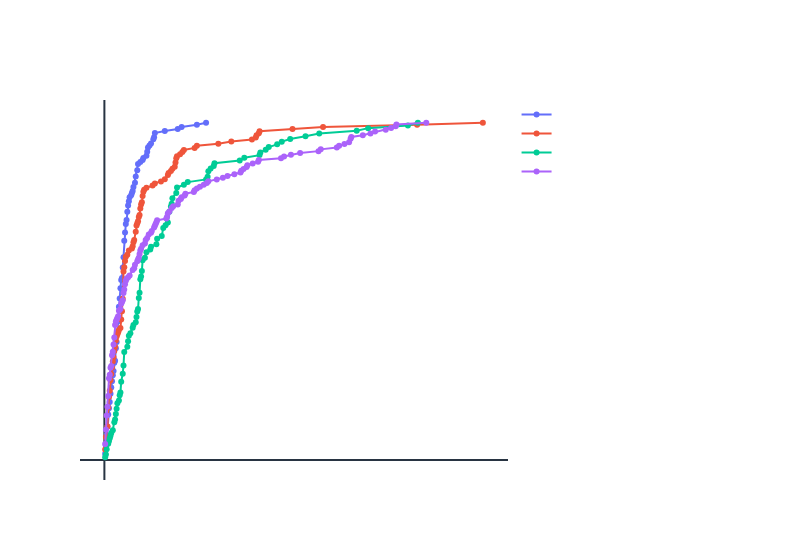

Notebook source saved alongside this figure:
### Code cell
import plotly.graph_objects as go

fig = go.Figure()

# For each source_file, compute the cumulative distribution of nuclei counts
for src, df_src in grouped.groupby('source_file'):
    cell_count = len(df_src)
    # Replace "_stats" with " (n= X)" if found; otherwise, append the cell count.
    if "_stats" in src:
        label = src.replace("_stats", f" (n= {cell_count})")
    else:
        label = f"{src} (n= {cell_count})"
        
    # Count the frequency of each nuclei_count value and sort by nuclei_count
    count_freq = df_src['nuclei_count'].value_counts().sort_index()
    
    # Compute the cumulative percentage of cells having <= X nuclei
    cumulative_percentage = count_freq.cumsum() / count_freq.sum() * 100

    # Add a trace for the current source_file with the updated label
    fig.add_trace(go.Scatter(
        x=cumulative_percentage.index,
        y=cumulative_percentage.values,
        mode='lines+markers',
        name=label
    ))

# Update layout: transparent background, white axes/ticks and grid lines.
fig.update_layout(
    paper_bgcolor='rgba(0,0,0,0)',
    plot_bgcolor='rgba(0,0,0,0)',
    xaxis=dict(
        title="Number of Nuclei",
        titlefont=dict(color='white'),
        tickfont=dict(color='white'),
        gridcolor='rgba(255,255,255,0.2)'
    ),
    yaxis=dict(
        title="Cumulative % of Cells",
        titlefont=dict(color='white'),
        tickfont=dict(color='white'),
        gridcolor='rgba(255,255,255,0.2)'
    ),
    legend=dict(font=dict(color='white'))
)

#set width to 800
fig.update_layout(width=800)

fig.show()

# save the figure to png and svg (output_dir,"/aging_01_31_2025_CDF_plot.png")
fig.write_image(output_dir / "aging_01_31_2025_CDF_plot.png")
fig.write_image(output_dir / "aging_01_31_2025_CDF_plot.svg")

### Figure 1 — Plotly figure (JSON) as saved in the notebook; plotly's stock layout.template omitted (floating-point values rounded to 4 significant figures)
{"data": [{"mode": "lines+markers", "name": "N2_young_2025 (n= 163)", "type": "scatter", "x": [1, 2, 3, 4, 5, 6, 7, 8, 9, 10, 11, 12, 13, 14, 15, 16, 17, 18, 19, 20, 21, 22, 23, 24, 25, 26, 27, 28, 29, 30, 31, 32, 33, 35, 36, 37, 38, 40, 41, 43, 44, 47, 50, 51, 55, 56, 57, 59, 61, 64, 65, 66, 79, 96, 101, 121, 133], "y": [1.84, 4.294, 7.362, 9.816, 13.5, 15.34, 17.18, 19.63, 21.47, 23.31, 25.15, 26.38, 28.83, 29.45, 33.13, 34.97, 38.04, 41.1, 45.4, 47.85, 50.92, 53.37, 53.99, 57.06, 60.12, 65.03, 67.48, 69.94, 71.17, 73.62, 75.46, 76.69, 77.91, 78.53, 79.14, 79.75, 80.98, 82.21, 84.05, 85.89, 87.73, 88.34, 88.96, 89.57, 90.18, 91.41, 92.64, 93.25, 93.87, 95.09, 95.71, 96.93, 97.55, 98.16, 98.77, 99.39, 100.0]}, {"mode": "lines+markers", "name": "sex1_degron_young_2025 (n= 161)", "type": "scatter", "x": [1, 2, 4, 5, 6, 7, 8, 9, 10, 11, 12, 13, 14, 15, 16, 17, 18, 19, 21, 22, 23, 24, 25, 26, 27, 28, 30, 32, 36, 37, 38, 39, 41, 42, 43, 44, 45, 46, 47, 48, 49, 50, 51, 52, 55, 63, 66, 74, 79, 83, 84, 87, 89, 92, 93, 94, 95, 99, 102, 104, 118, 121, 149, 166, 193, 198, 199, 202, 203, 246, 286, 409, 495], "y": [3.106, 6.832, 9.938, 15.53, 18.63, 20.5, 23.6, 25.47, 27.33, 29.19, 30.43, 32.3, 33.54, 35.4, 36.65, 37.27, 37.89, 38.51, 39.13, 41.61, 44.1, 47.83, 55.9, 57.14, 59.01, 60.25, 60.87, 62.11, 62.73, 63.35, 64.6, 65.22, 67.7, 69.57, 70.19, 70.81, 72.05, 72.67, 74.53, 75.78, 76.4, 78.26, 79.5, 80.12, 80.75, 81.37, 81.99, 82.61, 83.23, 84.47, 85.09, 85.71, 86.34, 86.96, 88.2, 89.44, 90.06, 90.68, 91.3, 91.93, 92.55, 93.17, 93.79, 94.41, 95.03, 95.65, 96.27, 96.89, 97.52, 98.14, 98.76, 99.38, 100.0]}, {"mode": "lines+markers", "name": "sex1ceh39_degron_young_2025 (n= 125)", "type": "scatter", "x": [1, 2, 3, 5, 6, 7, 8, 9, 11, 13, 14, 15, 16, 17, 19, 20, 21, 22, 24, 25, 26, 30, 31, 32, 34, 37, 38, 41, 42, 43, 44, 45, 46, 47, 48, 49, 50, 53, 55, 60, 61, 68, 69, 75, 77, 80, 83, 85, 87, 88, 89, 94, 95, 104, 109, 133, 135, 136, 139, 143, 144, 177, 183, 203, 204, 211, 215, 226, 232, 243, 263, 281, 330, 345, 397, 410], "y": [0.8, 1.6, 3.2, 4.8, 5.6, 6.4, 7.2, 8.0, 8.8, 11.2, 12.0, 13.6, 15.2, 16.8, 17.6, 19.2, 20.0, 23.2, 25.6, 28.0, 32.0, 33.6, 35.2, 36.8, 37.6, 39.2, 40.0, 40.8, 42.4, 44.0, 44.8, 48.0, 49.6, 53.6, 54.4, 56.0, 59.2, 60.0, 61.6, 62.4, 63.2, 64.0, 65.6, 66.4, 68.8, 69.6, 70.4, 73.6, 75.2, 76.0, 77.6, 79.2, 80.8, 81.6, 82.4, 83.2, 84.0, 85.6, 86.4, 87.2, 88.0, 88.8, 89.6, 90.4, 91.2, 92.0, 92.8, 93.6, 94.4, 95.2, 96.0, 96.8, 97.6, 98.4, 99.2, 100.0]}, {"mode": "lines+markers", "name": "sex1fox1_degron_young_2025 (n= 190)", "type": "scatter", "x": [1, 2, 3, 4, 5, 6, 7, 8, 9, 10, 11, 12, 13, 14, 15, 16, 17, 18, 19, 21, 22, 23, 24, 25, 26, 27, 28, 29, 31, 33, 37, 39, 40, 43, 44, 45, 46, 47, 48, 50, 53, 54, 56, 58, 61, 62, 65, 66, 67, 68, 69, 81, 82, 83, 85, 88, 90, 96, 97, 100, 101, 105, 106, 117, 118, 121, 125, 130, 134, 136, 147, 155, 161, 170, 178, 179, 182, 186, 187, 194, 201, 202, 231, 235, 244, 256, 280, 283, 304, 307, 314, 320, 322, 323, 338, 348, 354, 368, 375, 381, 382, 421], "y": [4.737, 8.947, 13.16, 15.79, 18.95, 24.21, 25.26, 27.37, 27.89, 31.05, 32.11, 34.21, 36.32, 40.0, 41.05, 41.58, 42.11, 42.63, 44.21, 44.74, 46.32, 46.84, 47.37, 49.47, 50.53, 52.11, 53.16, 53.68, 54.21, 54.74, 56.32, 56.84, 57.89, 58.95, 59.47, 60.0, 61.05, 62.11, 62.63, 63.68, 64.21, 65.26, 65.79, 66.84, 67.37, 67.89, 68.95, 69.47, 70.0, 70.53, 71.05, 71.58, 72.11, 73.16, 73.68, 74.74, 75.26, 75.79, 76.84, 77.37, 77.89, 78.42, 78.95, 79.47, 80.0, 80.53, 81.05, 81.58, 82.11, 82.63, 83.16, 83.68, 84.21, 84.74, 85.26, 85.79, 86.32, 86.84, 87.37, 87.89, 88.42, 88.95, 89.47, 90.0, 90.53, 91.05, 91.58, 92.11, 92.63, 93.16, 93.68, 94.21, 95.26, 95.79, 96.32, 96.84, 97.37, 97.89, 98.42, 98.95, 99.47, 100.0]}], "layout": {"legend": {"font": {"color": "white"}}, "paper_bgcolor": "rgba(0,0,0,0)", "plot_bgcolor": "rgba(0,0,0,0)", "width": 800, "xaxis": {"gridcolor": "rgba(255,255,255,0.2)", "tickfont": {"color": "white"}, "title": {"font": {"color": "white"}, "text": "Number of Nuclei"}}, "yaxis": {"gridcolor": "rgba(255,255,255,0.2)", "tickfont": {"color": "white"}, "title": {"font": {"color": "white"}, "text": "Cumulative % of Cells"}}}}
